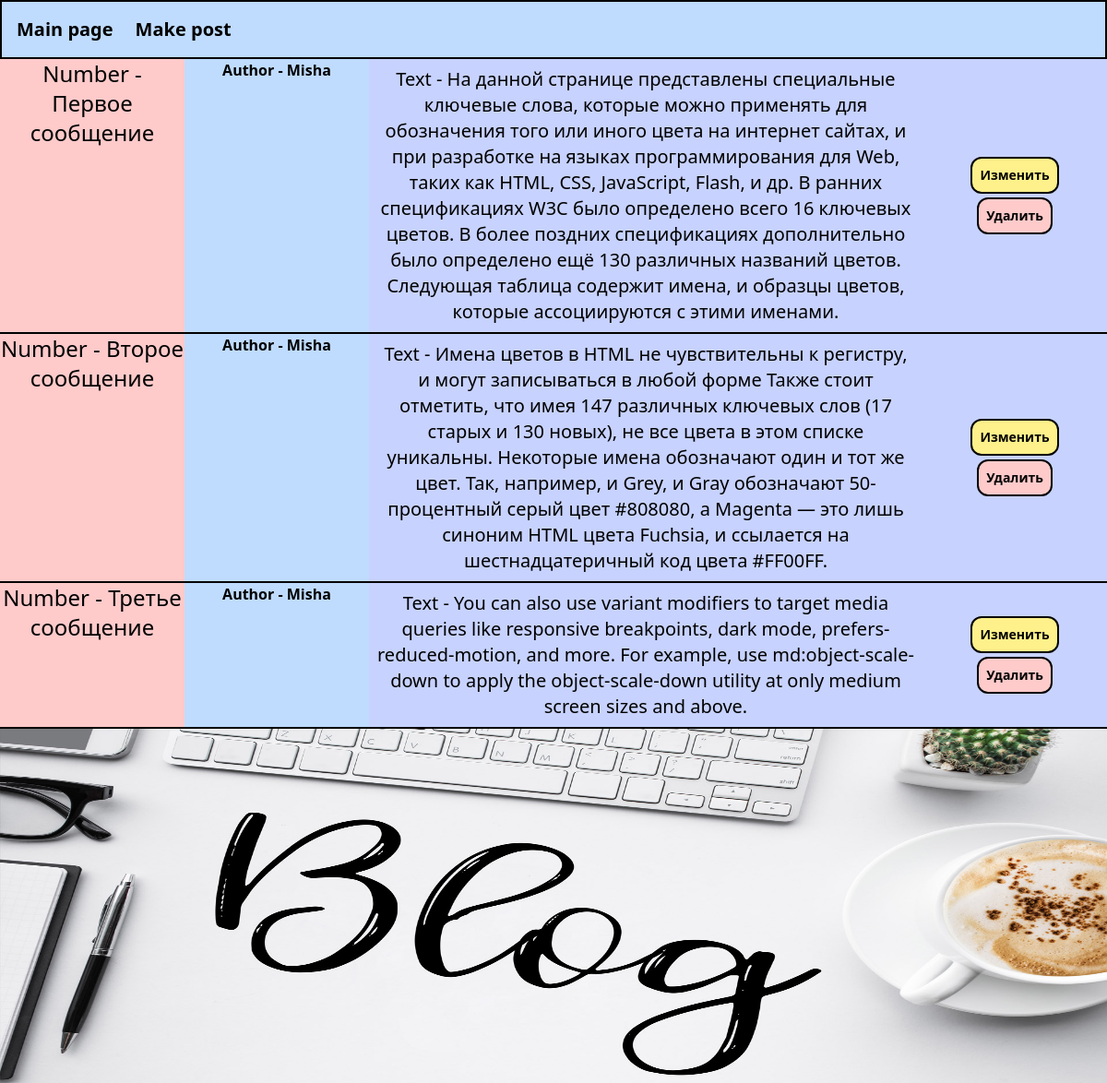
Before: / with the older database file.
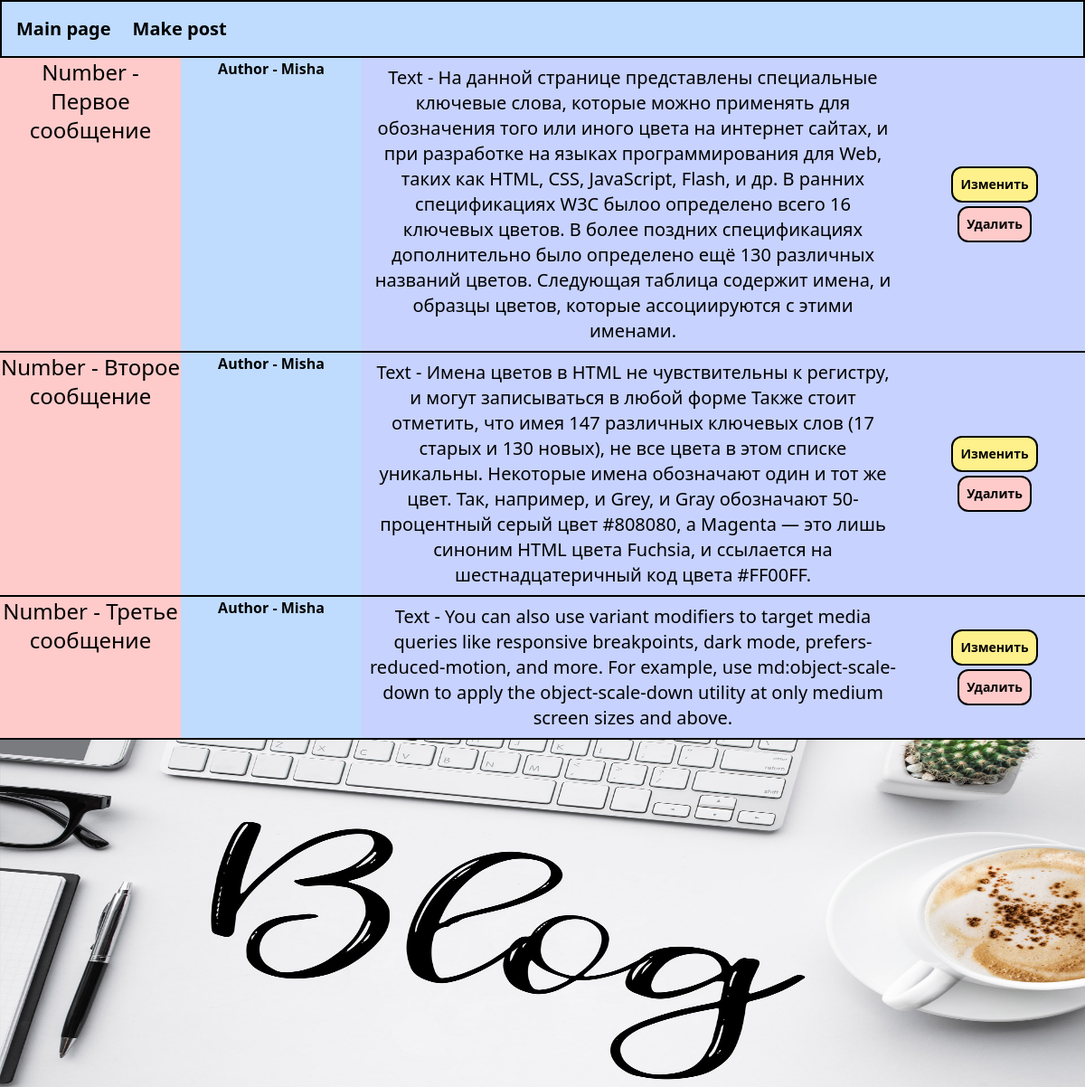
After: the same page with the newer database file.
### blog_coop/models.py (models this page shows, shortened)
class Post(models.Model):
    title = models.CharField(max_length=100, help_text='Введите имя заголовка', verbose_name='Имя заголовка')
    author = models.ForeignKey('auth.User', on_delete=models.CASCADE)
    body = models.TextField(help_text='содержимое', verbose_name='Введите текст')

### blog_coop/views.py (the view)
# urls.py: path('', IndexAsView.as_view(), name='index'),
class IndexAsView(ListView):
    model = Post
    template_name = 'index.html'

### templates/index.html (shortened to what this page needs)
{% extends 'base.html' %}
{% block content %}
    {% for m in object_list %}
        <a href="{% url 'post_details' m.pk %}"
           class="basis-2/12 text-2xl text-center bg-red-200 border-b-2 border-black"><p
        >Number - {{ m.title }}</p>
        </a>
        <p class="basis-2/12 bg-blue-200 text-center font-bold border-b-2 border-black">Author - {{ m.author }}</p>
        <p class="basis-6/12 text-xl text-center bg-indigo-200 border-b-2 border-black p-2">Text
            - {{ m.body }}</p>
        <div class="basis-2/12 flex flex-col items-center bg-indigo-200 border-b-2 border-black justify-center gap-1">
            <a href="{% url 'post_edit' m.pk %}"
               class="text-sm font-bold bg-yellow-200 border-2 border-black p-2 hover:text-white rounded-xl">
                Изменить
            </a>
        <a href="{% url 'post_delete' m.pk %}"
               class="text-sm font-bold bg-red-200 border-2 border-black p-2 hover:text-white rounded-xl">
                Удалить
            </a>
        </div>
    {% endfor %}
{% endblock %}

### templates/base.html (shortened to what this page needs)
<!DOCTYPE html>
{% load static %}
<html lang="en">
<head>
    <script src="https://cdn.tailwindcss.com"></script>
</head>
<body>
<div class="flex flex-row flex-wrap">
    <div class="basis-full bg-blue-200 text-xl font-bold py-4 border-2 border-black flex flex-row">
        <a href="{% url 'index' %}" class="px-4 hover:text-white">Main page</a>
        <a href="{% url 'post_new' %}" class="px-2 hover:text-white">Make post</a>
    </div>
    {% block content %}
    {% endblock %}
</div>
<div><img src="{% static 'images/blog.jpg' %}" alt="" class="h-96 w-full"></div>
</body>
</html>

Changed rows visible on the page:
changed Post "Первое сообщение": body "…В ранних спецификациях W3C было определено всего 16 ключевых…" → "…В ранних спецификациях W3C былоо определено всего 16 ключевых…"
